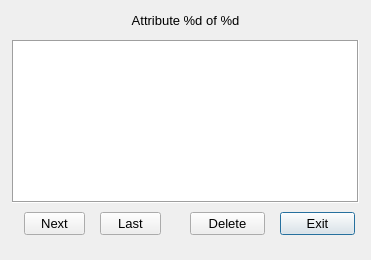
<?xml version="1.0" encoding="UTF-8"?>
<ui version="4.0">
 <class>AttributeDelete_Dialog</class>
 <widget class="QDialog" name="AttributeDelete_Dialog">
  <property name="geometry">
   <rect>
    <x>0</x>
    <y>0</y>
    <width>371</width>
    <height>260</height>
   </rect>
  </property>
  <property name="minimumSize">
   <size>
    <width>371</width>
    <height>260</height>
   </size>
  </property>
  <property name="maximumSize">
   <size>
    <width>371</width>
    <height>260</height>
   </size>
  </property>
  <property name="font">
   <font>
    <pointsize>10</pointsize>
   </font>
  </property>
  <property name="windowTitle">
   <string>Delete attribute</string>
  </property>
  <widget class="QLabel" name="_100">
   <property name="geometry">
    <rect>
     <x>20</x>
     <y>10</y>
     <width>331</width>
     <height>20</height>
    </rect>
   </property>
   <property name="font">
    <font>
     <family>Lucida Grande</family>
     <pointsize>10</pointsize>
    </font>
   </property>
   <property name="text">
    <string>Attribute %d of %d</string>
   </property>
   <property name="alignment">
    <set>Qt::AlignCenter</set>
   </property>
  </widget>
  <widget class="QPushButton" name="_2">
   <property name="geometry">
    <rect>
     <x>280</x>
     <y>212</y>
     <width>75</width>
     <height>23</height>
    </rect>
   </property>
   <property name="font">
    <font>
     <family>Lucida Grande</family>
     <pointsize>10</pointsize>
    </font>
   </property>
   <property name="text">
    <string>Exit</string>
   </property>
   <property name="default">
    <bool>true</bool>
   </property>
  </widget>
  <widget class="QPushButton" name="_104">
   <property name="geometry">
    <rect>
     <x>190</x>
     <y>212</y>
     <width>75</width>
     <height>23</height>
    </rect>
   </property>
   <property name="font">
    <font>
     <family>Lucida Grande</family>
     <pointsize>10</pointsize>
    </font>
   </property>
   <property name="text">
    <string>Delete</string>
   </property>
   <property name="autoDefault">
    <bool>false</bool>
   </property>
  </widget>
  <widget class="QPushButton" name="_102">
   <property name="geometry">
    <rect>
     <x>24</x>
     <y>212</y>
     <width>61</width>
     <height>23</height>
    </rect>
   </property>
   <property name="font">
    <font>
     <family>Lucida Grande</family>
     <pointsize>10</pointsize>
    </font>
   </property>
   <property name="text">
    <string>Next</string>
   </property>
   <property name="autoDefault">
    <bool>false</bool>
   </property>
  </widget>
  <widget class="QPushButton" name="_103">
   <property name="geometry">
    <rect>
     <x>100</x>
     <y>212</y>
     <width>61</width>
     <height>23</height>
    </rect>
   </property>
   <property name="font">
    <font>
     <family>Lucida Grande</family>
     <pointsize>10</pointsize>
    </font>
   </property>
   <property name="text">
    <string>Last</string>
   </property>
   <property name="autoDefault">
    <bool>false</bool>
   </property>
  </widget>
  <widget class="QTextEdit" name="_101">
   <property name="geometry">
    <rect>
     <x>12</x>
     <y>40</y>
     <width>347</width>
     <height>163</height>
    </rect>
   </property>
   <property name="font">
    <font>
     <family>Lucida Grande</family>
     <pointsize>10</pointsize>
    </font>
   </property>
   <property name="autoFillBackground">
    <bool>false</bool>
   </property>
   <property name="frameShape">
    <enum>QFrame::Box</enum>
   </property>
   <property name="frameShadow">
    <enum>QFrame::Sunken</enum>
   </property>
   <property name="lineWrapMode">
    <enum>QTextEdit::NoWrap</enum>
   </property>
   <property name="readOnly">
    <bool>true</bool>
   </property>
   <property name="acceptRichText">
    <bool>false</bool>
   </property>
  </widget>
 </widget>
 <tabstops>
  <tabstop>_102</tabstop>
  <tabstop>_103</tabstop>
  <tabstop>_104</tabstop>
  <tabstop>_2</tabstop>
  <tabstop>_101</tabstop>
 </tabstops>
 <resources/>
 <connections/>
</ui>
